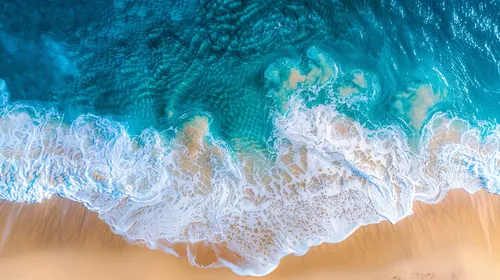
#> input picture images/1.png, 500 x 280 px
$ python binary.py
#> lines starting #> are read from the running program, lines starting #| are printed output that depends on the picture; after the words box and inside, x2 and y2 are one past the last pixel; in counts of white or black regions, pixels touching at a corner belong together
import cv2
import matplotlib.pyplot as plt
image = cv2.imread('images/1.png' , cv2.IMREAD_GRAYSCALE)
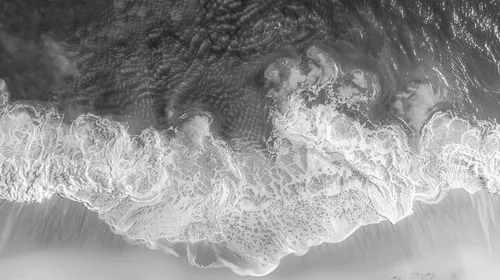
#> image: shape (280, 500); min 18, max 255, mean 145.9

# cv2.imshow('image', image)
# cv2.waitKey(0)

plt.hist(image.ravel(),256,[0,256])

binary = cv2.threshold(image, 140, 255, cv2.THRESH_BINARY)

cv2.imshow('Binary Image', binary[1])
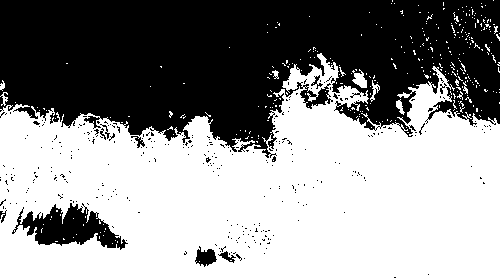
#> window 'Binary Image': shape (280, 500); 56.8% white; 319 black regions (309 under 20 px), largest, box (x1, y1, x2, y2) and area: (0, 0, 500, 158) 56475, (12, 203, 128, 250) 2588, (195, 246, 217, 267) 268
cv2.waitKey(0)
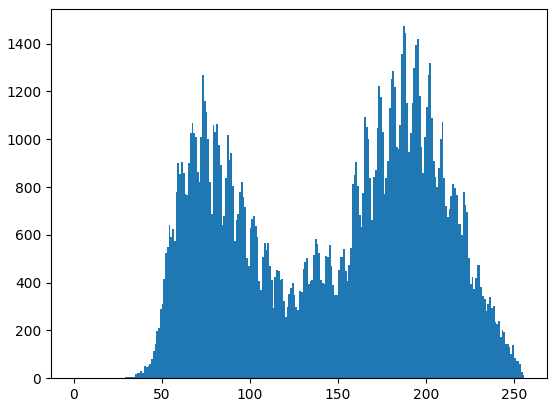
#> figure drawn by matplotlib, 1 panel; tallest bar 1473 high, from x = 187 to 188
